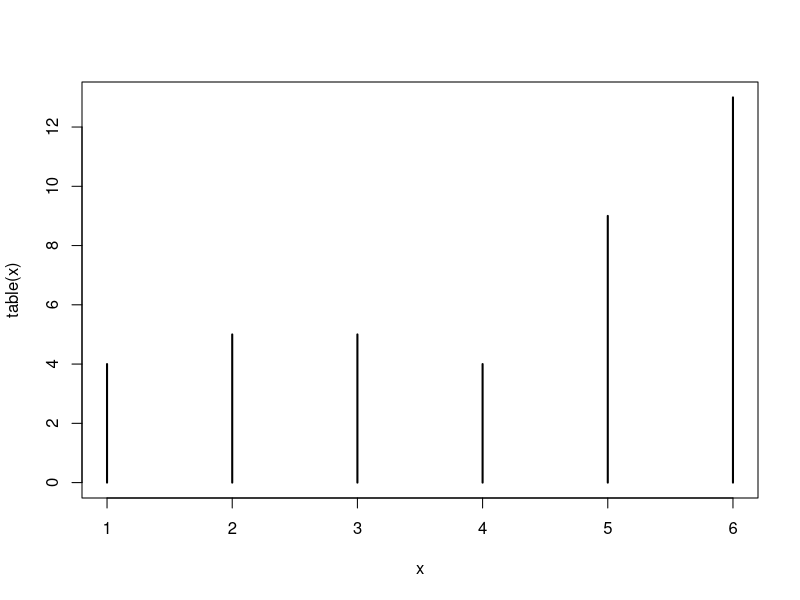
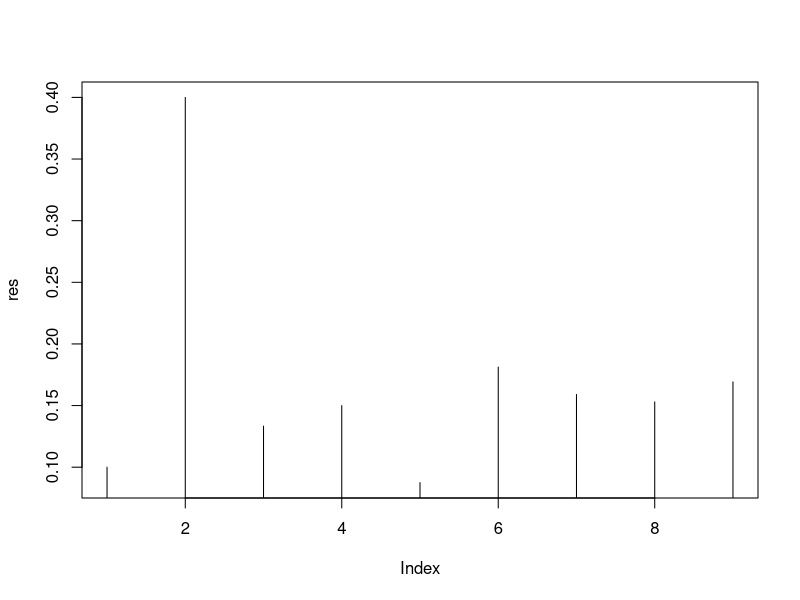
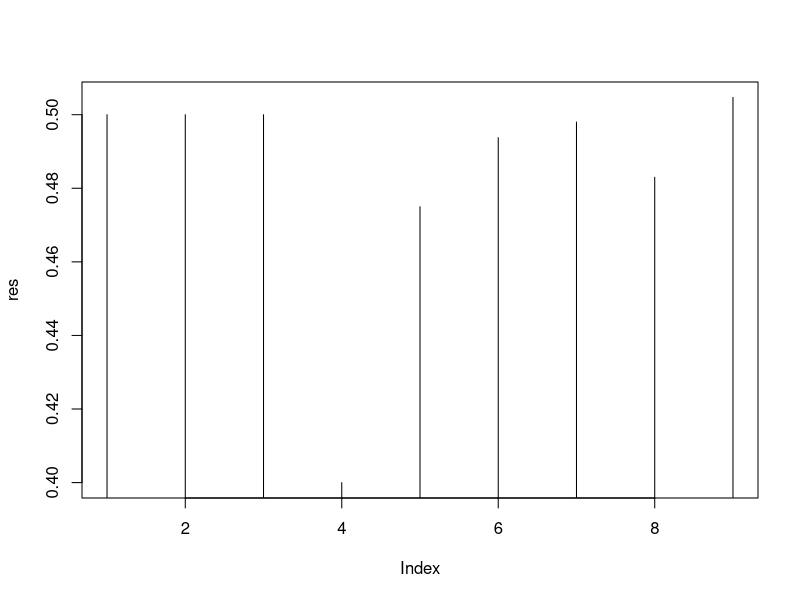
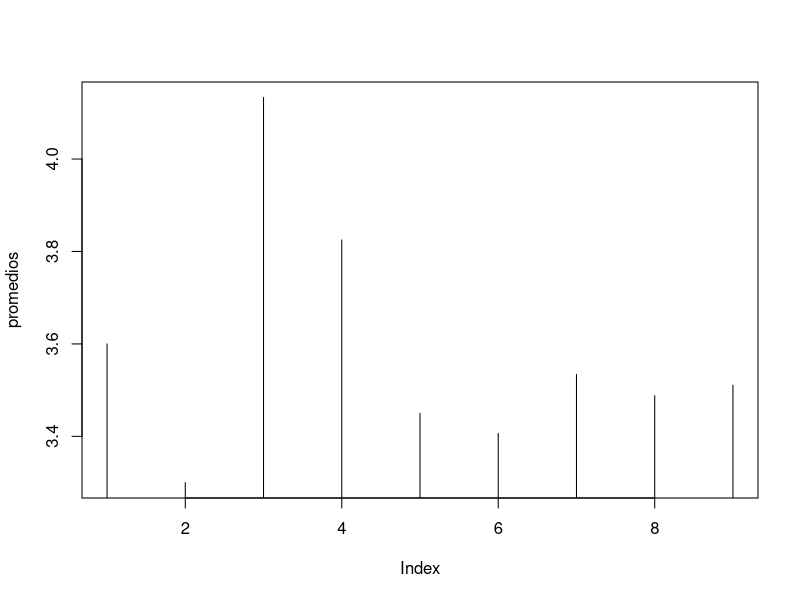
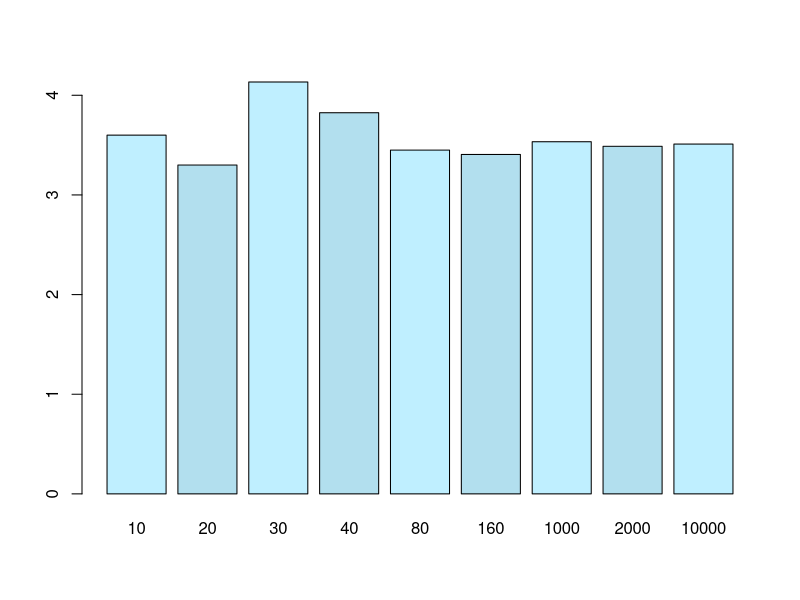
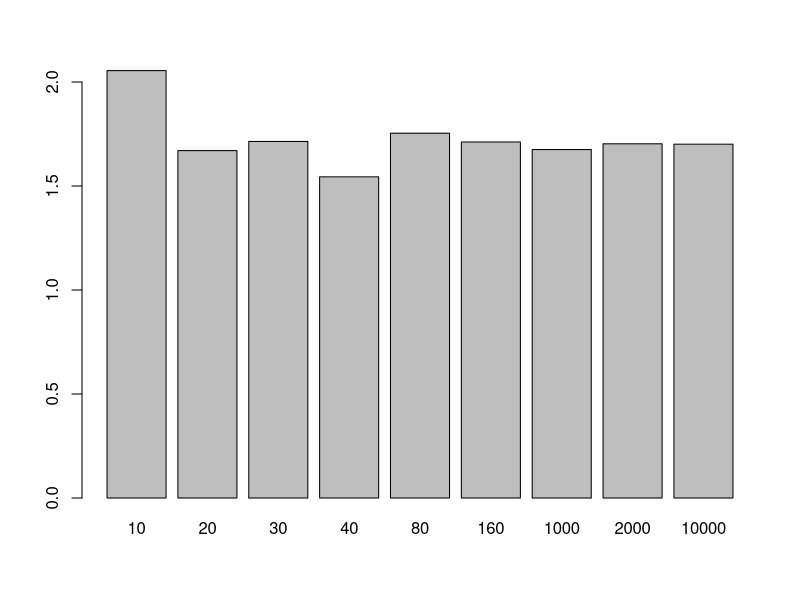
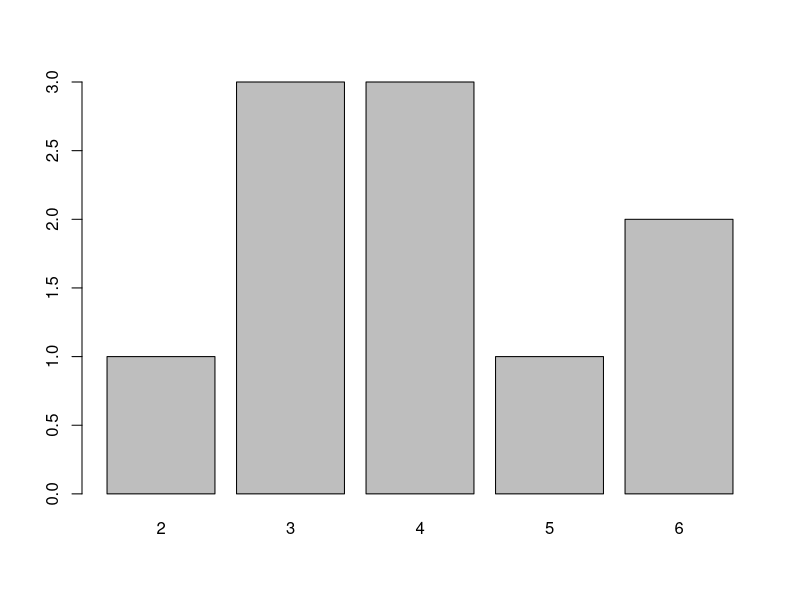
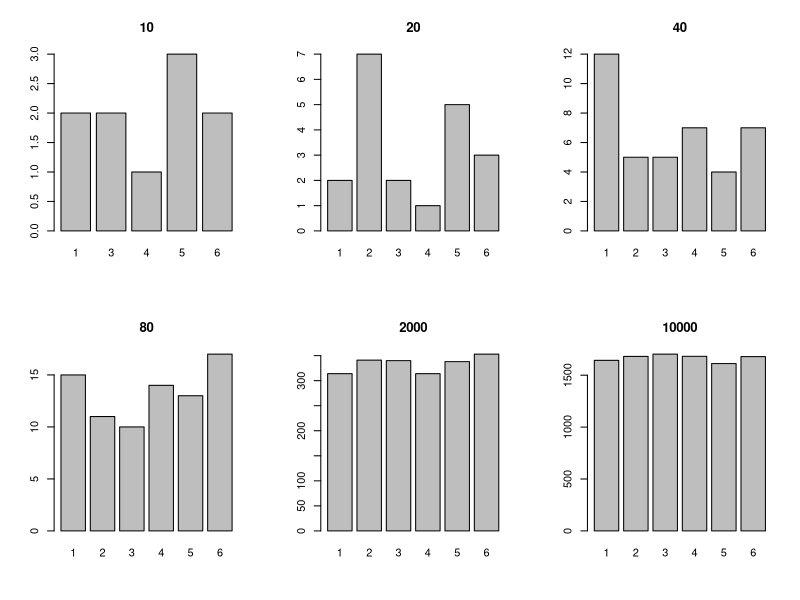

Reproduce these figures in R, in order.
## Test Basico

# Ejercicio 1.2.1

?sample
sample(1:6,20,replace=TRUE,prob=c(1/6,1/6,1/6,1/6,1/6,1/6))

x <- sample(1:6,40,replace=TRUE,prob=c(1/6,1/6,1/6,1/6,1/6,1/6))
x
tx <- table(x)
tx
plot(table(x),type="h")

p <- function(x){x/tx[x]}
p(5)

p1 <- function(k){
  x <- sample(1:6,k,replace=TRUE,prob=c(1/6,1/6,1/6,1/6,1/6,1/6))
  tx <- table(x)
  tx[1]/k
}

?lapply
p1(30)
res <- vapply(list(10,20,30,40,80,160,1000,2000,10000),p1,c(1))
names(res) <- c(10,20,30,40,80,160,1000,2000,10000)
plot(res,type="h")


# Ejercicio 1.2.2

sample(c(0,1),20,replace=TRUE,prob=c(0.5,0.5))
k <- 100
p1 <- function(k){
  x <- sample(c(0,1),k,replace=TRUE,prob=c(0.5,0.5))
  tx <- table(x)
  tx[1]/k
}

p1(30)
res <- vapply(list(10,20,30,40,80,160,1000,2000,10000),p1,c(1))
names(res) <- c(10,20,30,40,80,160,1000,2000,10000)
plot(res,type="h")

## Promedio

# Ejercicio 1.2.3
k <- 100
x <- sample(1:6,k,replace=TRUE,prob=c(1/6,1/6,1/6,1/6,1/6,1/6))
x
sum(x)
length(x)
mean(x)

promedio <- function(k){
  x <- sample(1:6,k,replace=TRUE,prob=c(1/6,1/6,1/6,1/6,1/6,1/6))
  mean(x)
}

promedio (10)
promedios <- vapply(list(10,20,30,40,80,160,1000,2000,10000),promedio,c(1))
names(promedios) <- c(10,20,30,40,80,160,1000,2000,10000)
promedios

plot(promedios, type="h")
barplot(promedios, col=c("lightblue1","lightblue2"))

# Ejercicio 1.2.6

?sd
k <- 100
x <- sample(1:6,k,replace=TRUE,prob=c(1/6,1/6,1/6,1/6,1/6,1/6))
x
sum(x)
length(x)
mean(x)
sd(x)

desviostd <- function(k){
  x <- sample(1:6,k,replace=TRUE,prob=c(1/6,1/6,1/6,1/6,1/6,1/6))
  sd(x)
}

desvios <- vapply(list(10,20,30,40,80,160,1000,2000,10000),desviostd,c(1))
names(desvios) <- c(10,20,30,40,80,160,1000,2000,10000)
desvios

barplot(desvios, ylim=c(0,2))

# Ejercicio 1.2.7

k <- 10
x <- sample(1:6,k,replace=TRUE,prob=c(1/6,1/6,1/6,1/6,1/6,1/6))
tx <- table(x)

barplot(tx)

enetiradas <- function(n){
  x <- sample(1:6,n,replace=TRUE,prob=c(1/6,1/6,1/6,1/6,1/6,1/6))
  table(x)
}

par(mfrow=c(2,3))
barplot(enetiradas(10), main="10")
barplot(enetiradas(20), main="20")
barplot(enetiradas(40), main="40")
barplot(enetiradas(80), main="80")
barplot(enetiradas(2000), main="2000")
barplot(enetiradas(10000), main="10000")
par(mfrow=c(1,1))
